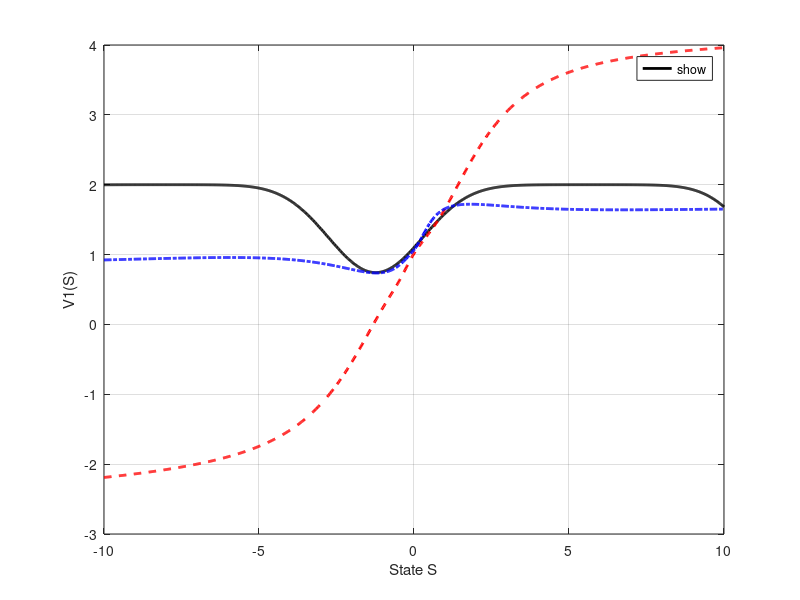
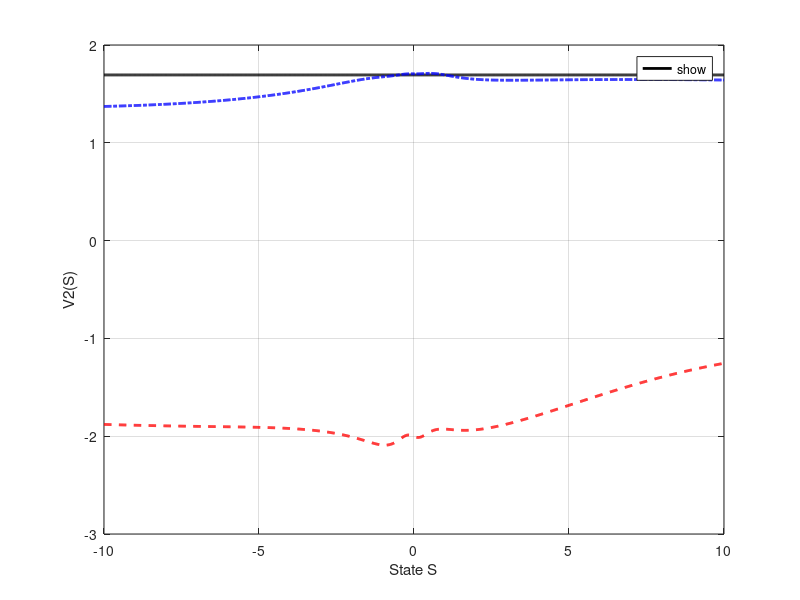
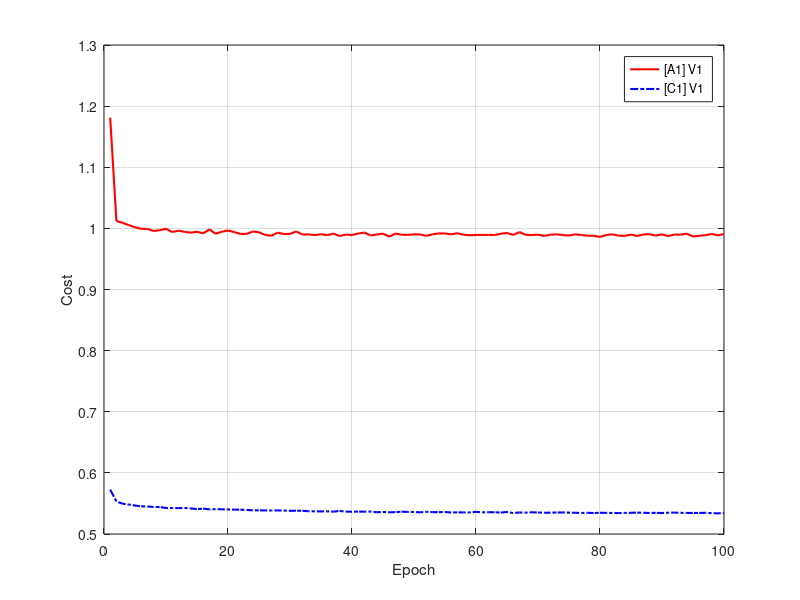
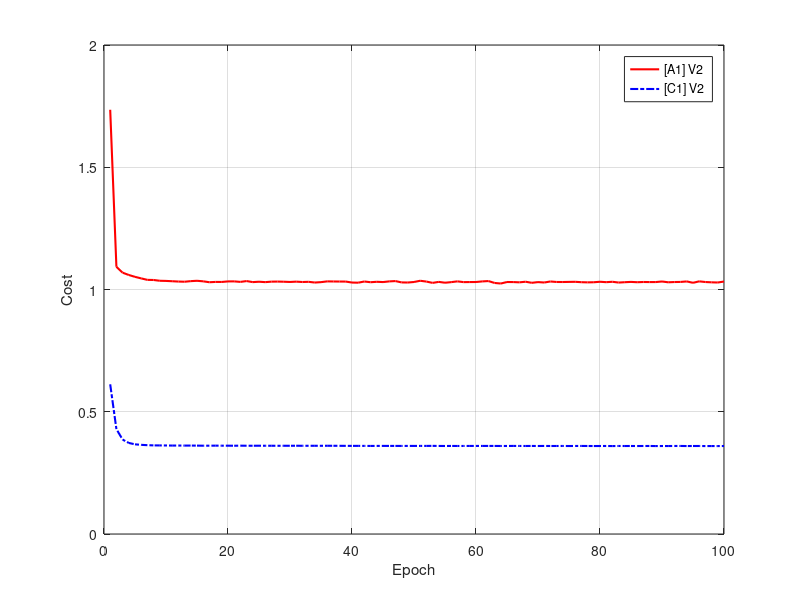

MATLAB code for these plots, in order:
function Machine_Learning_hw3_2_b()
    % Machine_Learning_hw3_2_b
    %
    % Modified so that the training explicitly uses the gradient descent:
    %
    %   theta_t = theta_{t-1} 
    %             - mu * sum_i [ R(Y_i) - omega(u(X_i, theta_{t-1})) ]
    %                       * rho(u(X_i, theta_{t-1}))
    %                       * grad w.r.t. theta of u(X_i, theta_{t-1}).
    %
    rng(0);  % For reproducibility

    %% =========================
    % 1. Numerical Computation
    % ==========================
    
    % Parameters for numerical approximation
    S_min = -10;
    S_max = 10;
    m = 1001;
    n = 1001;
    S_grid = linspace(S_min, S_max, m)'; 
    y_grid = linspace(S_min, S_max, n)'; 
    
    % Reward Function: R(y) = min{2, y^2}
    R = min(2, y_grid.^2);  
    
    % Create meshgrids for (S_j, y_i)
    [Y_grid_mat, X_grid_mat] = meshgrid(y_grid, S_grid); 

    % Means for each action
    mu1_matrix = 0.8 * X_grid_mat + 1.0;  % alpha=1
    mu2_matrix = -2.0 * ones(m, n);       % alpha=2
    sigma1 = 1.0;
    sigma2 = 1.0;

    % Compute CDFs using normcdf => H1, H2
    H1 = normcdf(Y_grid_mat, mu1_matrix, sigma1); 
    H2 = normcdf(Y_grid_mat, mu2_matrix, sigma2); 

    % Compute trapezoidal weights F1, F2
    F1 = zeros(m, n);
    F1(:,1) = 0.5 * H1(:,1);
    for i = 2:n-1
        F1(:,i) = 0.5 * (H1(:,i+1) - H1(:,i-1));
    end
    F1(:,n) = 0.5 * (H1(:,n) - H1(:,n-1));

    F2 = zeros(m, n);
    F2(:,1) = 0.5 * H2(:,1);
    for i = 2:n-1
        F2(:,i) = 0.5 * (H2(:,i+1) - H2(:,i-1));
    end
    F2(:,n) = 0.5 * (H2(:,n) - H2(:,n-1));

    % Construct vector G using average of R(y_i) and R(y_{i-1})
    G = zeros(n,1);
    G(1) = R(1);
    G(2:n) = (R(1:n-1) + R(2:n)) / 2;

    % Compute V1 and V2 as weighted sums
    V1 = F1 * G;  % [m x 1] => E[R | X=S, alpha=1]
    V2 = F2 * G;  % [m x 1] => E[R | X=S, alpha=2]

    % Determine optimal policy (numerical)
    [V_optimal, policy] = max([V1, V2], [], 2);

    %% =========================
    % 2. Data Generation
    % =========================
    N = 10000;  
    St_action1 = zeros(0,2);
    St_action2 = zeros(0,2);

    for t = 1:N
        St = randn();                      % S_t ~ N(0,1)
        alpha_t = randi([1,2]);            % Random action
        if alpha_t == 1
            St_plus1 = 0.8*St + 1.0 + randn();  % alpha=1
            St_action1 = [St_action1; St, St_plus1];
        else
            St_plus1 = -2.0 + randn();           % alpha=2
            St_action2 = [St_action2; St, St_plus1];
        end
    end

    %% =========================
    % 3. Data-Driven Approach
    % =========================
    % Train separate [A1] and [C1] models for V1 and V2

    % Neural Network Parameters
    hidden_size   = 100;
    learning_rate = 0.01;
    epochs        = 100;
    batch_size    = 32;

    % Activation Functions
    hidden_activation = @(x) tanh(x);
    hidden_activation_derivative = @(x) 1 - tanh(x).^2;

    % For [A1]: output is linear => no bounding
    output_activation_A1 = @(x) x;
    output_activation_derivative_A1 = @(x) ones(size(x));

    % For [C1]: output in [0,2] => 2 * sigmoid(x)
    sigmoid = @(x) 1./(1 + exp(-x));
    output_activation_C1 = @(x) 2 * sigmoid(x);
    output_activation_derivative_C1 = @(x) 2 * sigmoid(x).*(1 - sigmoid(x));

    % Initialize neural networks
    [W1_A1_V1, b1_A1_V1, W2_A1_V1, b2_A1_V1] = initializeWeights(hidden_size, 'linear');
    [W1_C1_V1, b1_C1_V1, W2_C1_V1, b2_C1_V1] = initializeWeights(hidden_size, 'bounded');
    [W1_A1_V2, b1_A1_V2, W2_A1_V2, b2_A1_V2] = initializeWeights(hidden_size, 'linear');
    [W1_C1_V2, b1_C1_V2, W2_C1_V2, b2_C1_V2] = initializeWeights(hidden_size, 'bounded');

    % Prepare training data
    X_train_A1_V1 = St_action1(:,1);
    Y_train_A1_V1 = St_action1(:,2);

    X_train_C1_V1 = St_action1(:,1);
    Y_train_C1_V1 = min(2, St_action1(:,2).^2);

    X_train_A1_V2 = St_action2(:,1);
    Y_train_A1_V2 = St_action2(:,2);

    X_train_C1_V2 = St_action2(:,1);
    Y_train_C1_V2 = min(2, St_action2(:,2).^2);

    fprintf('Training Neural Networks...\n');

    % Train [A1]_V1
    fprintf('Training [A1]_V1...\n');
    [W1_A1_V1, b1_A1_V1, W2_A1_V1, b2_A1_V1, cost_A1_V1] = ...
        train_network(X_train_A1_V1, Y_train_A1_V1, ...
                      W1_A1_V1, b1_A1_V1, W2_A1_V1, b2_A1_V1, ...
                      hidden_activation, hidden_activation_derivative, ...
                      output_activation_A1, output_activation_derivative_A1, ...
                      learning_rate, epochs, batch_size, '[A1]');

    % Train [C1]_V1
    fprintf('Training [C1]_V1...\n');
    [W1_C1_V1, b1_C1_V1, W2_C1_V1, b2_C1_V1, cost_C1_V1] = ...
        train_network(X_train_C1_V1, Y_train_C1_V1, ...
                      W1_C1_V1, b1_C1_V1, W2_C1_V1, b2_C1_V1, ...
                      hidden_activation, hidden_activation_derivative, ...
                      output_activation_C1, output_activation_derivative_C1, ...
                      learning_rate, epochs, batch_size, '[C1]');

    % Train [A1]_V2
    fprintf('Training [A1]_V2...\n');
    [W1_A1_V2, b1_A1_V2, W2_A1_V2, b2_A1_V2, cost_A1_V2] = ...
        train_network(X_train_A1_V2, Y_train_A1_V2, ...
                      W1_A1_V2, b1_A1_V2, W2_A1_V2, b2_A1_V2, ...
                      hidden_activation, hidden_activation_derivative, ...
                      output_activation_A1, output_activation_derivative_A1, ...
                      learning_rate, epochs, batch_size, '[A1]');

    % Train [C1]_V2
    fprintf('Training [C1]_V2...\n');
    [W1_C1_V2, b1_C1_V2, W2_C1_V2, b2_C1_V2, cost_C1_V2] = ...
        train_network(X_train_C1_V2, Y_train_C1_V2, ...
                      W1_C1_V2, b1_C1_V2, W2_C1_V2, b2_C1_V2, ...
                      hidden_activation, hidden_activation_derivative, ...
                      output_activation_C1, output_activation_derivative_C1, ...
                      learning_rate, epochs, batch_size, '[C1]');

    %% =========================
    % 4. Evaluation of Networks
    % =========================
    fprintf('Evaluating Neural Networks...\n');
    X_eval = S_grid;

    % Evaluate [A1] for V1, V2
    V1_pred_A1_V1 = evaluate_network(X_eval, W1_A1_V1, b1_A1_V1, W2_A1_V1, b2_A1_V1, ...
                                     hidden_activation, output_activation_A1);
    V1_pred_C1_V1 = evaluate_network(X_eval, W1_C1_V1, b1_C1_V1, W2_C1_V1, b2_C1_V1, ...
                                     hidden_activation, output_activation_C1);

    V2_pred_A1_V2 = evaluate_network(X_eval, W1_A1_V2, b1_A1_V2, W2_A1_V2, b2_A1_V2, ...
                                     hidden_activation, output_activation_A1);
    V2_pred_C1_V2 = evaluate_network(X_eval, W1_C1_V2, b1_C1_V2, W2_C1_V2, b2_C1_V2, ...
                                     hidden_activation, output_activation_C1);

    %% =========================
    % 5. Plotting Results
    % =========================
    figure('Name','V1: Numerical vs. [A1] vs. [C1]');
    plot(S_grid, V1, 'k-', 'LineWidth',2, 'DisplayName','Numerical V1'); hold on;
    plot(S_grid, V1_pred_A1_V1, 'r--', 'LineWidth',2, 'DisplayName','[A1] V1');
    plot(S_grid, V1_pred_C1_V1, 'b-.', 'LineWidth',2, 'DisplayName','[C1] V1');
    xlabel('State S'); ylabel('V1(S)');
    legend('show','Location','Best'); grid on; hold off;

    figure('Name','V2: Numerical vs. [A1] vs. [C1]');
    plot(S_grid, V2, 'k-', 'LineWidth',2, 'DisplayName','Numerical V2'); hold on;
    plot(S_grid, V2_pred_A1_V2, 'r--', 'LineWidth',2, 'DisplayName','[A1] V2');
    plot(S_grid, V2_pred_C1_V2, 'b-.', 'LineWidth',2, 'DisplayName','[C1] V2');
    xlabel('State S'); ylabel('V2(S)');
    legend('show','Location','Best'); grid on; hold off;

    figure('Name','Convergence V1');
    plot(1:epochs, cost_A1_V1, 'r-', 'LineWidth',1.5, 'DisplayName','[A1] V1');
    hold on;
    plot(1:epochs, cost_C1_V1, 'b-.', 'LineWidth',1.5, 'DisplayName','[C1] V1');
    xlabel('Epoch'); ylabel('Cost'); legend('show'); grid on; hold off;

    figure('Name','Convergence V2');
    plot(1:epochs, cost_A1_V2, 'r-', 'LineWidth',1.5, 'DisplayName','[A1] V2');
    hold on;
    plot(1:epochs, cost_C1_V2, 'b-.', 'LineWidth',1.5, 'DisplayName','[C1] V2');
    xlabel('Epoch'); ylabel('Cost'); legend('show'); grid on; hold off;

    %% =========================
    % 6. Derive and Visualize Optimal Policy
    % =========================
    % 1) "Numerical" policy is in 'policy'
    % 2) "Data-driven [A1]" policy
    % 3) "Data-driven [C1]" policy

    % ----- 6.1: Compute data-driven policy using [A1] networks -----
    policy_data_driven_A1 = zeros(m,1);
    for j = 1:m
        if V1_pred_A1_V1(j) >= V2_pred_A1_V2(j)
            policy_data_driven_A1(j) = 1;
        else
            policy_data_driven_A1(j) = 2;
        end
    end

    % ----- 6.2: Compute data-driven policy using [C1] networks -----
    policy_data_driven_C1 = zeros(m,1);
    for j = 1:m
        if V1_pred_C1_V1(j) >= V2_pred_C1_V2(j)
            policy_data_driven_C1(j) = 1;
        else
            policy_data_driven_C1(j) = 2;
        end
    end

    % ----- 6.3: Plot numerical vs. data-driven policies side-by-side -----
    figure('Name','Optimal Policy Comparison');
    plot(S_grid, policy, 'k-', 'LineWidth',2, 'DisplayName','Numerical Policy'); hold on;
    plot(S_grid, policy_data_driven_A1, 'r--', 'LineWidth',2, 'DisplayName','[A1] Policy');
    plot(S_grid, policy_data_driven_C1, 'b-.', 'LineWidth',2, 'DisplayName','[C1] Policy');
    xlabel('State S'); ylabel('Optimal Action \alpha^*(S)');
    legend('show','Location','Best'); grid on; hold off;
end

%%%%%%%%%%%%%%%%%%%%%%%%%%%%%%%%%%%%%%%%%%%%%%%%%%%%%%%%%%%%%%%%%%%%%%%%%%%%%%%%
%% Supporting Functions
%%%%%%%%%%%%%%%%%%%%%%%%%%%%%%%%%%%%%%%%%%%%%%%%%%%%%%%%%%%%%%%%%%%%%%%%%%%%%%%%

function [W1, b1, W2, b2] = initializeWeights(hidden_size, methodTag)
    input_size = 1;   % scalar input S
    output_size = 1;  % scalar output

    % Simple He-style initialization:
    W1 = randn(hidden_size, input_size) * sqrt(2 / input_size);
    b1 = zeros(hidden_size, 1);
    W2 = randn(output_size, hidden_size) * sqrt(2 / hidden_size);
    b2 = 0;
end


function [W1, b1, W2, b2, cost_history] = train_network(Xtrain, Ytrain, ...
                                                        W1, b1, W2, b2, ...
                                                        hidden_activation, hidden_activation_derivative, ...
                                                        output_activation, output_activation_derivative, ...
                                                        learning_rate, epochs, batch_size, methodTag)
    % Implementation of:
    % theta_t = theta_{t-1} 
    %           - mu * sum( R(Y_i) - omega(u(X_i, theta_{t-1})) ) * rho(u(X_i, theta_{t-1})) * grad_theta[u(X_i)]
    %
    % But in mini-batches. The "cost" here is the MSE-like or average error for monitoring.

    num_samples = length(Xtrain);
    num_batches = ceil(num_samples / batch_size);
    cost_history = zeros(epochs,1);

    for ep = 1:epochs
        % Shuffle indices
        perm = randperm(num_samples);
        X_shuffled = Xtrain(perm);
        Y_shuffled = Ytrain(perm);

        epoch_loss = 0;

        for ibatch = 1:num_batches
            start_idx = (ibatch-1)*batch_size + 1;
            end_idx   = min(ibatch*batch_size, num_samples);

            X_batch = X_shuffled(start_idx:end_idx)';  % [1 x batch_size]
            Y_batch = Y_shuffled(start_idx:end_idx)';  % [1 x batch_size]

            %------------- Forward Pass ----------------
            Z1 = W1 * X_batch + b1;                  % [hidden_size x batch_size]
            A1 = hidden_activation(Z1);              % hidden layer output

            Z2 = W2 * A1 + b2;                       % [1 x batch_size]
            A2 = output_activation(Z2);              % final output = omega(u)

            % For [A1], Y_batch = next-state
            % For [C1], Y_batch = min(2, next-state^2)
            target = Y_batch;  
            err = target - A2;  % [1 x batch_size]

            % dZ2_i = -err_i * rho(u_i)
            dZ2 = -err .* output_activation_derivative(Z2);  % [1 x batch_size]

            %------------- Backprop to Hidden Layer ------------
            dW2 = dZ2 * A1';                          % [1 x hidden_size]
            db2 = sum(dZ2, 2);                       % [1 x 1]

            dA1 = W2' * dZ2;                         % [hidden_size x batch_size]
            dZ1 = dA1 .* hidden_activation_derivative(Z1);  % elementwise

            dW1 = dZ1 * X_batch';                    % [hidden_size x 1]
            db1 = sum(dZ1, 2);                       % [hidden_size x 1]

            %------------- Gradient Descent Update ---------------
            W1 = W1 - (learning_rate / size(X_batch,2)) * dW1;
            b1 = b1 - (learning_rate / size(X_batch,2)) * db1;
            W2 = W2 - (learning_rate / size(X_batch,2)) * dW2;
            b2 = b2 - (learning_rate / size(X_batch,2)) * db2;

            % Accumulate MSE (just for logging)
            batch_loss = mean( err.^2 );
            epoch_loss = epoch_loss + batch_loss;
        end

        % Average loss across mini-batches
        cost_history(ep) = epoch_loss / num_batches;

        % Print progress every 10 epochs
        if mod(ep,10)==0
            fprintf('Epoch %d/%d, Cost: %.4f\n', ep, epochs, cost_history(ep));
        end
    end
end


function output = evaluate_network(Xvals, W1, b1, W2, b2, hidden_activation, output_activation)
    % Evaluate entire dataset Xvals (size [m x 1])
    Z1 = W1 * Xvals' + b1;       % [hidden_size x m]
    A1 = hidden_activation(Z1);
    Z2 = W2 * A1 + b2;           % [1 x m]
    A2 = output_activation(Z2);  % [1 x m]
    output = A2';                % [m x 1]
end
